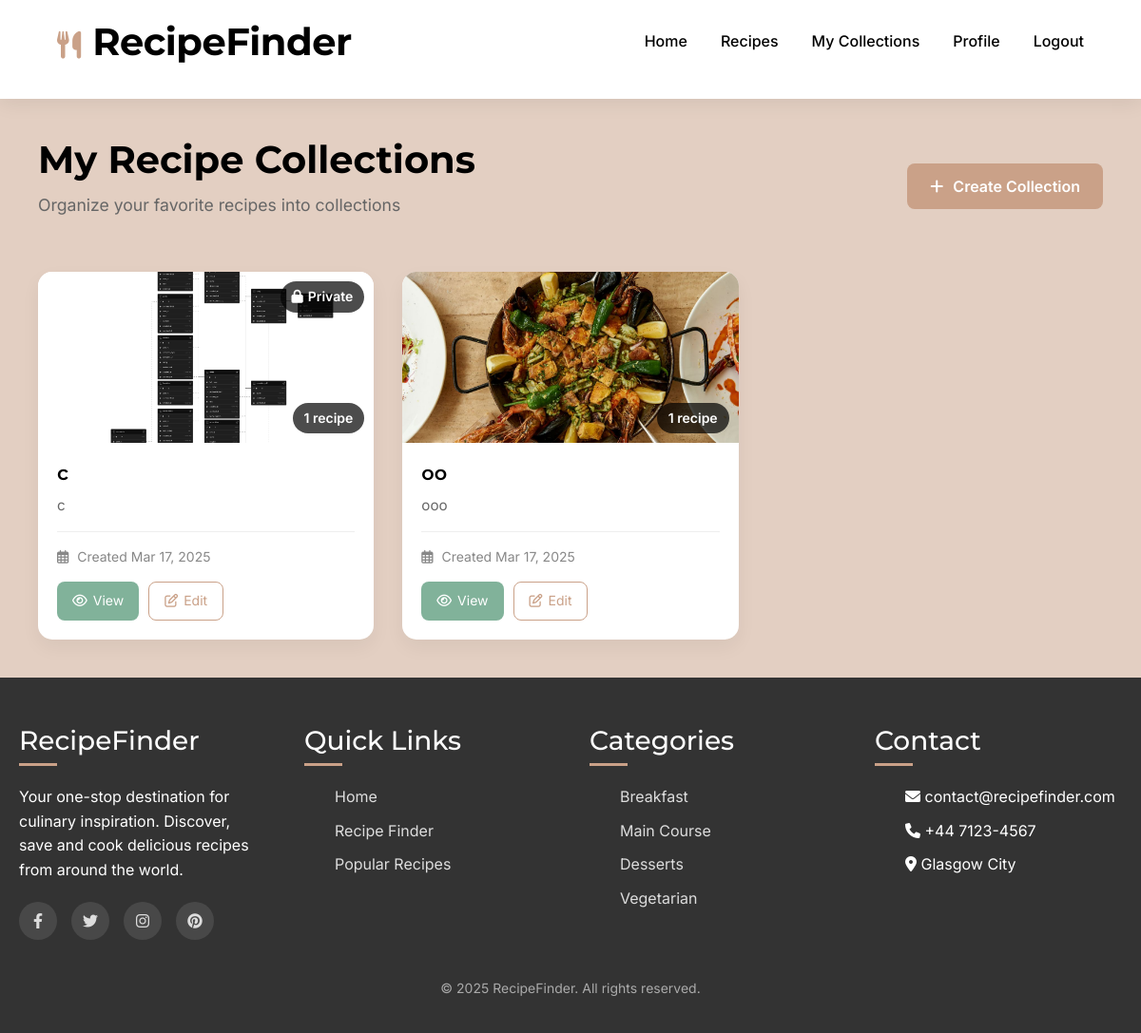
Screenshot of /collections/ (signed in) with the database file from the repository.
### RecipeFinderApp/models.py (models this page shows, shortened)
class Collection(models.Model):
    name = models.CharField(max_length=100)
    description = models.TextField(blank=True)
    image = models.ImageField(upload_to='collection_images/', blank=True, null=True)
    user = models.ForeignKey(User, on_delete=models.CASCADE, related_name='collections')
    recipes = models.ManyToManyField(Recipe, related_name='collections')
    is_public = models.BooleanField(default=True)  # Controls visibility to other users
    created_at = models.DateTimeField(auto_now_add=True)
    updated_at = models.DateTimeField(auto_now=True)
    class Meta:
        ordering = ['-updated_at']  # Most recently updated first

class Recipe(models.Model):
    DIFFICULTY_CHOICES = (
        ('easy', 'Easy'),
        ('medium', 'Medium'),
        ('hard', 'Hard'),
    )
    title = models.CharField(max_length=200)
    slug = models.SlugField(unique=True)  # Used for SEO-friendly URLs
    author = models.ForeignKey(User, on_delete=models.CASCADE, related_name='recipes')
    description = models.TextField()
    ingredients = models.TextField(help_text="Enter ingredients, one per line")
    instructions = models.TextField(help_text="Enter instructions step by step")
    cooking_time = models.IntegerField(help_text="In minutes")
    prep_time = models.IntegerField(help_text="In minutes")
    servings = models.IntegerField(default=1)
    difficulty = models.CharField(max_length=10, choices=DIFFICULTY_CHOICES, default='medium')
    categories = models.ManyToManyField(Category, related_name='recipes')
    notes = models.TextField(blank=True, null=True, help_text="Additional notes, tips, or variations for this recipe")
    created_at = models.DateTimeField(auto_now_add=True)
    updated_at = models.DateTimeField(auto_now=True)
    featured = models.BooleanField(default=False)  # For highlighting recipes on the home page
    class Meta:
        ordering = ['-created_at']  # Newest recipes first

class RecipeImage(models.Model):
    recipe = models.ForeignKey(Recipe, on_delete=models.CASCADE, related_name='images')
    image = models.ImageField(upload_to='recipe_images/')
    caption = models.CharField(max_length=200, blank=True)
    is_primary = models.BooleanField(default=False)  # Main image shown in listings
    uploaded_at = models.DateTimeField(auto_now_add=True)
    class Meta:
        ordering = ['-is_primary', 'uploaded_at']  # Primary images first, then by date

### RecipeFinderApp/views.py (the view, shortened to what this page needs)
# urls.py: path('collections/', views.collection_list, name='collection_list'),
@login_required
def collection_list(request):
    print("collection_list view called")
    print(f"User: {request.user.username}")
    print(f"Is JSON requested: {request.GET.get('format') == 'json'}")
    collections = Collection.objects.filter(user=request.user)
    print(f"Found {collections.count()} collections")
    return render(request, 'recipe_finder/collection_list.html', {'collections': collections})

### templates/recipe_finder/collection_list.html (shortened to what this page needs)
{% extends 'recipe_finder/base.html' %}
{% load static %}
{% block page_css %}
<link rel="stylesheet" href="{% static 'css/pages/collection_list.css' %}">
{% endblock %}
{% block content %}
<div class="collection-list-container">
    <div class="collection-list-header">
        <div class="header-content">
            <h1>My Recipe Collections</h1>
            <p>Organize your favorite recipes into collections</p>
        </div>
        <div class="header-actions">
            <a href="{% url 'collection_create' %}" class="btn btn-primary create-collection-btn">
                <i class="fas fa-plus"></i> Create Collection
            </a>
        </div>
    </div>
    {% if collections %}
        <div class="collections-grid">
            {% for collection in collections %}
                <div class="collection-card">
                    <div class="collection-cover">
                        {% if collection.image %}
                            <img src="{{ collection.image.url }}" alt="{{ collection.name }}">
                        {% elif collection.recipes.exists and collection.recipes.first.images.exists %}
                            <img src="{{ collection.recipes.first.images.first.image.url }}" alt="{{ collection.name }}">
                        {% else %}
                            <img src="{% static 'images/collection-placeholder.jpg' %}" alt="{{ collection.name }}">
                        {% endif %}
                        <div class="collection-count">
                            <span>{{ collection.recipes.count }} {% if collection.recipes.count == 1 %}recipe{% else %}recipes{% endif %}</span>
                        </div>
                        {% if not collection.is_public %}
                            <div class="private-badge">
                                <i class="fas fa-lock"></i> Private
                            </div>
                        {% endif %}
                    </div>
                    <div class="collection-info">
                        <h3><a href="{% url 'collection_detail' collection.pk %}">{{ collection.name }}</a></h3>
                        <p>{% if collection.description %}{{ collection.description|truncatechars:100 }}{% else %}<span class="no-description">No description</span>{% endif %}</p>
                        <div class="collection-meta">
                            <span class="created-date">
                                <i class="far fa-calendar-alt"></i> Created {{ collection.created_at|date:"M d, Y" }}
                            </span>
                        </div>
                        <div class="collection-actions">
                            <a href="{% url 'collection_detail' collection.pk %}" class="view-btn">
                                <i class="far fa-eye"></i> View
                            </a>
                            <a href="{% url 'collection_edit' collection.pk %}" class="edit-btn">
                                <i class="far fa-edit"></i> Edit
                            </a>
                        </div>
                    </div>
                </div>
            {% endfor %}
        </div>
    {% endif %}
</div>
{% endblock %}

### static/css/shared/main.css (style rules this page uses)
:root { --primary-color: #CAA188; --secondary-color: #81B29A; --background-color: #E3CFC2; --text-color: #000000; --footer-color: #333333; --accent-color: #d5b47f; --light-color: #FFFFFF; }
* { margin: 0; padding: 0; box-sizing: border-box; }
body { background-color: var(--background-color); background-image: radial-gradient(#e8e0d0 0.5px, transparent 0.5px); background-size: 20px 20px; font-family: 'Inter', sans-serif; color: var(--text-color); line-height: 1.6; }
h1, h2, h3, h4, h5, h6 { font-family: 'Montserrat', sans-serif; margin-bottom: 1rem; }
a { color: inherit; text-decoration: none; }
img { max-width: 100%; height: auto; }
.collections-grid { display: grid; grid-template-columns: repeat(auto-fill, minmax(300px, 1fr)); gap: 30px; margin-top: 30px; }
.collection-card { background: #f9f9f9; border-radius: 15px; overflow: hidden; box-shadow: 0 4px 15px rgba(0, 0, 0, 0.05); transition: transform 0.3s ease; }
.collection-cover { position: relative; height: 160px; }
.collection-cover img { width: 100%; height: 100%; object-fit: cover; }
.collection-count { position: absolute; bottom: 10px; right: 10px; background: rgba(0, 0, 0, 0.6); color: white; padding: 5px 10px; border-radius: 15px; font-size: 12px; }
.collection-info { padding: 15px; }
.collection-info h3 { margin-bottom: 10px; }
.collection-info h3 a { color: var(--text-color); text-decoration: none; }
.collection-info p { color: #666; font-size: 0.9rem; line-height: 1.5; }
.btn { padding: 12px 24px; border-radius: 8px; font-weight: 500; cursor: pointer; transition: all 0.3s ease; text-decoration: none; }
.btn-primary { background: var(--primary-color); color: white; border: none; }

### static/css/shared/components.css (style rules this page uses)
.btn { margin-top: 1%; padding: 12px 24px; border-radius: 8px; font-weight: 500; cursor: pointer; transition: all 0.3s ease; text-decoration: none; }
.btn-primary { background: var(--primary-color); color: white; border: none; }

### static/css/pages/collection_list.css (style rules this page uses)
.collection-list-container { max-width: 1200px; margin: 0 auto; padding: 40px 20px; }
.collection-list-header { display: flex; justify-content: space-between; align-items: center; margin-bottom: 40px; flex-wrap: wrap; gap: 20px; }
.header-content h1 { font-size: 2.2rem; font-weight: 700; margin-bottom: 10px; color: var(--text-color); }
.header-content p { font-size: 1.1rem; color: var(--text-secondary); }
.create-collection-btn { padding: 12px 24px; display: flex; align-items: center; gap: 10px; border-radius: 8px; font-weight: 600; transition: all 0.3s ease; }
.collections-grid { display: grid; grid-template-columns: repeat(auto-fill, minmax(300px, 1fr)); gap: 30px; }
.collection-card { background: #fff; border-radius: 12px; overflow: hidden; box-shadow: 0 8px 20px rgba(0, 0, 0, 0.05); transition: all 0.3s ease; height: 100%; display: flex; flex-direction: column; }
.collection-cover { position: relative; height: 180px; overflow: hidden; }
.collection-cover img { width: 100%; height: 100%; object-fit: cover; transition: transform 0.5s ease; }
.collection-count { position: absolute; bottom: 10px; right: 10px; background: rgba(0, 0, 0, 0.7); color: white; padding: 5px 10px; border-radius: 20px; font-size: 0.8rem; font-weight: 600; }
.private-badge { position: absolute; top: 10px; right: 10px; background: rgba(204, 0, 0, 0.8); color: white; padding: 5px 10px; border-radius: 20px; font-size: 0.8rem; font-weight: 600; display: flex; align-items: center; gap: 5px; }
.collection-info { padding: 20px; flex: 1; display: flex; flex-direction: column; }
.collection-info h3 { font-size: 1.3rem; margin-bottom: 10px; font-weight: 600; }
.collection-info h3 a { color: var(--text-color); text-decoration: none; transition: color 0.3s ease; }
.collection-info p { color: var(--text-secondary); margin-bottom: 15px; font-size: 0.95rem; line-height: 1.5; flex: 1; }
.collection-meta { margin-top: auto; color: #777; font-size: 0.85rem; display: flex; align-items: center; gap: 15px; border-top: 1px solid #eee; padding-top: 15px; margin-bottom: 15px; }
.collection-meta i { margin-right: 5px; }
.collection-actions { display: flex; gap: 10px; }
.view-btn { padding: 8px 16px; border-radius: 6px; background: var(--light-color); color: var(--text-color); text-decoration: none; display: flex; align-items: center; gap: 5px; transition: all 0.3s ease; font-size: 0.9rem; }

### rows the page displays
Collection: recipes.first.images.first.image (picture), recipes.count "1", is_public False (drawn), name "c", description "c", created_at "Mar 17, 2025"
Collection: recipes.first.images.first.image (picture), recipes.count "1", name "oo", description "ooo", created_at "Mar 17, 2025"
